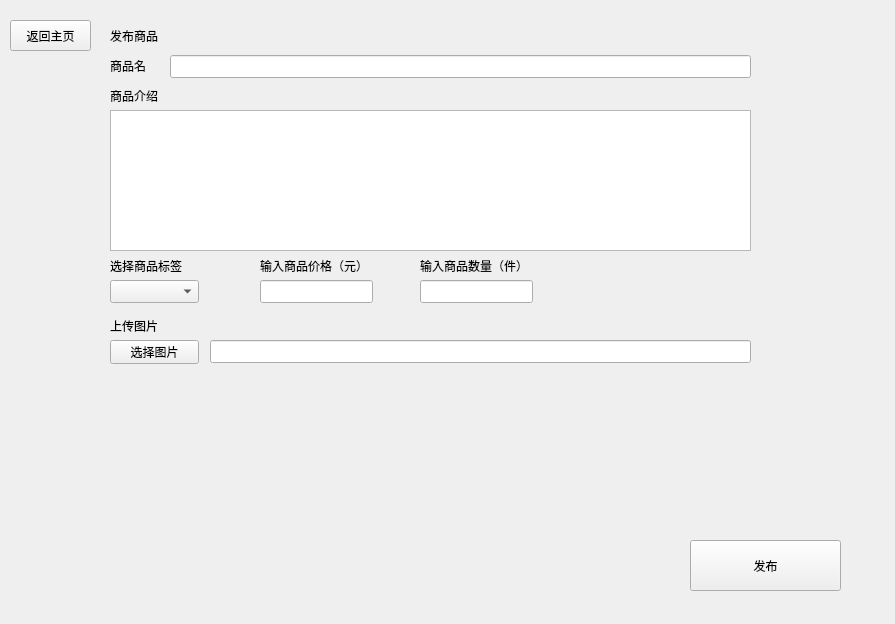
<?xml version="1.0" encoding="UTF-8"?>
<ui version="4.0">
 <class>Sell_Form</class>
 <widget class="QWidget" name="Sell_Form">
  <property name="geometry">
   <rect>
    <x>0</x>
    <y>0</y>
    <width>895</width>
    <height>624</height>
   </rect>
  </property>
  <property name="windowTitle">
   <string>Form</string>
  </property>
  <widget class="QLabel" name="label_2">
   <property name="geometry">
    <rect>
     <x>110</x>
     <y>310</y>
     <width>111</width>
     <height>31</height>
    </rect>
   </property>
   <property name="text">
    <string>上传图片</string>
   </property>
  </widget>
  <widget class="QComboBox" name="Tag_select">
   <property name="geometry">
    <rect>
     <x>110</x>
     <y>280</y>
     <width>89</width>
     <height>23</height>
    </rect>
   </property>
  </widget>
  <widget class="QLabel" name="label_1">
   <property name="geometry">
    <rect>
     <x>110</x>
     <y>250</y>
     <width>111</width>
     <height>31</height>
    </rect>
   </property>
   <property name="text">
    <string>选择商品标签</string>
   </property>
  </widget>
  <widget class="QPushButton" name="Release_btn">
   <property name="geometry">
    <rect>
     <x>690</x>
     <y>540</y>
     <width>151</width>
     <height>51</height>
    </rect>
   </property>
   <property name="text">
    <string>发布</string>
   </property>
  </widget>
  <widget class="QLabel" name="Title">
   <property name="geometry">
    <rect>
     <x>110</x>
     <y>20</y>
     <width>71</width>
     <height>31</height>
    </rect>
   </property>
   <property name="text">
    <string>发布商品</string>
   </property>
  </widget>
  <widget class="QPushButton" name="Back_btn">
   <property name="geometry">
    <rect>
     <x>10</x>
     <y>20</y>
     <width>81</width>
     <height>31</height>
    </rect>
   </property>
   <property name="text">
    <string>返回主页</string>
   </property>
  </widget>
  <widget class="QPushButton" name="Openfile_btn">
   <property name="geometry">
    <rect>
     <x>110</x>
     <y>340</y>
     <width>89</width>
     <height>24</height>
    </rect>
   </property>
   <property name="text">
    <string>选择图片</string>
   </property>
  </widget>
  <widget class="QLineEdit" name="PathlineEdit">
   <property name="geometry">
    <rect>
     <x>210</x>
     <y>340</y>
     <width>541</width>
     <height>23</height>
    </rect>
   </property>
   <property name="readOnly">
    <bool>true</bool>
   </property>
  </widget>
  <widget class="QLabel" name="Picture">
   <property name="geometry">
    <rect>
     <x>100</x>
     <y>390</y>
     <width>221</width>
     <height>181</height>
    </rect>
   </property>
   <property name="text">
    <string/>
   </property>
   <property name="scaledContents">
    <bool>true</bool>
   </property>
  </widget>
  <widget class="QLineEdit" name="price_input">
   <property name="geometry">
    <rect>
     <x>260</x>
     <y>280</y>
     <width>113</width>
     <height>23</height>
    </rect>
   </property>
  </widget>
  <widget class="QLabel" name="label_3">
   <property name="geometry">
    <rect>
     <x>260</x>
     <y>250</y>
     <width>231</width>
     <height>31</height>
    </rect>
   </property>
   <property name="text">
    <string>输入商品价格（元）</string>
   </property>
  </widget>
  <widget class="QLabel" name="label_4">
   <property name="geometry">
    <rect>
     <x>420</x>
     <y>250</y>
     <width>231</width>
     <height>31</height>
    </rect>
   </property>
   <property name="text">
    <string>输入商品数量（件）</string>
   </property>
  </widget>
  <widget class="QLineEdit" name="stock_input">
   <property name="geometry">
    <rect>
     <x>420</x>
     <y>280</y>
     <width>113</width>
     <height>23</height>
    </rect>
   </property>
  </widget>
  <widget class="QLabel" name="label_5">
   <property name="geometry">
    <rect>
     <x>110</x>
     <y>50</y>
     <width>51</width>
     <height>31</height>
    </rect>
   </property>
   <property name="text">
    <string>商品名</string>
   </property>
  </widget>
  <widget class="QLineEdit" name="name_input">
   <property name="geometry">
    <rect>
     <x>170</x>
     <y>55</y>
     <width>581</width>
     <height>23</height>
    </rect>
   </property>
  </widget>
  <widget class="QLabel" name="label_6">
   <property name="geometry">
    <rect>
     <x>110</x>
     <y>80</y>
     <width>61</width>
     <height>31</height>
    </rect>
   </property>
   <property name="text">
    <string>商品介绍</string>
   </property>
  </widget>
  <widget class="QPlainTextEdit" name="info_input">
   <property name="geometry">
    <rect>
     <x>110</x>
     <y>110</y>
     <width>641</width>
     <height>141</height>
    </rect>
   </property>
   <property name="plainText">
    <string/>
   </property>
  </widget>
 </widget>
 <resources/>
 <connections/>
</ui>
